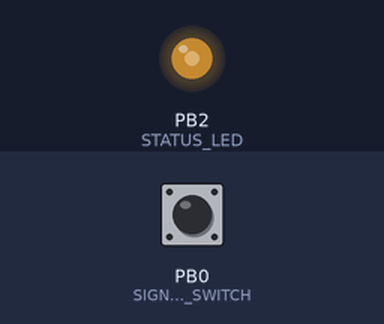
Bench run of a sketch on a simulated ATtiny85, built with avr-gcc and run on an emulated ATtiny85. On the bench: output pins drawn as LEDs (lit = HIGH). The inputs (shaded band) are chosen by the test bench; at power-on: PB0 (SIGNAL_SELECTOR_SWITCH) HIGH. Pins used as bus, display or sensor lines are not drawn.

Above: at 2.21 s.
At 12.0 s:
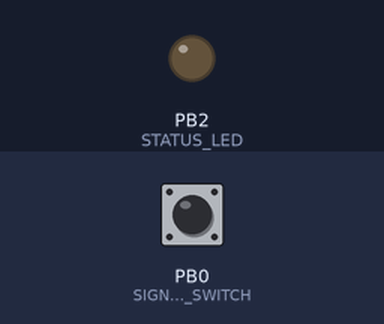
Timing chart, 0 to 13.5 s (numbered marks = the images above):
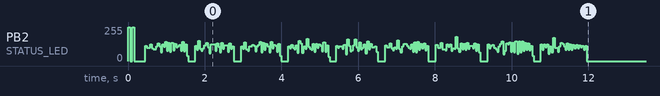

The sketch:

key_v2.ino
```cpp
#include <avr/sleep.h>
#include <avr/pgmspace.h>

// ATtiny85 Default Pin Names
// PB0 - Physical pin 5
// PB1 - Physical pin 6 (LED_BUILTIN)
// PB2 - Physical pin 7 (INT0)
// PB3 - Physical pin 2
// PB4 - Physical pin 3
// PB5 - Physical pin 1 (RESET, avoid using unless fuse-modified)

// Functional Pin Assignments
#define TX_PIN PB3              // 433MHz Transmitter Data Pin
#define STATUS_LED PB2          // Onboard LED for Transmission Indication
#define SIGNAL_SELECTOR_SWITCH PB0        // Emits signal 1 if this pin is LOW, or signal 2 if this pin is HIGH

// Signal Data (Stored in Flash to save RAM)
const int16_t signal_data_1[] PROGMEM = {41422,-16642,231,-132,2615,-98,227,-228,227,-66,4181,-14770,97,-100,163,-490,227,-66,163,-132,985,-15524,99,-664,131,-298,99,-2218,65,-134,727,-232,233,-68,329,-66,131,-166,38453,-12248,65,-168,97,-330,331,-668,163,-66,197,-134,1221,-328,3275,-16874,855,-64,559,-98,197,-98,1485,-98,129,-98,43863,-848,4113,-820,819,-852,823,-812,5767,-842,7431,-830,1637,-1682,4095,-21476,847,-816,4121,-844,817,-834,809,-850,5741,-860,7411,-844,1641,-1664,4105,-21484,829,-832,4117,-842,811,-848,819,-820,5761,-842,7411,-850,1635,-1648,4109,-21504,731,-1006,3981,-940,707,-944,723,-918,5695,-882,7393,-824,1669,-1636,4121,-21476,801,-930,4019,-932,737,-902,745,-908,5707,-886,7393,-818,1625,-1674,4119,-21474,785,-966,3977,-984,691,-930,703,-940,5685,-906,7385,-846,1635,-1652,4113,-21484,747,-990,3975,-982,685,-926,737,-940,5689,-866,7409,-846,1611,-1678,4107,-21472,763,-970,4005,-960,699,-938,709,-932,5707,-878,7373,-838,1629,-1684,4095,-21498,821,-836,4119,-844,815,-828,809,-844,5775,-828,7399,-842,1635,-1664,4115,-21472,851,-840,4103,-836,807,-844,807,-840,5783,-840,7403,-838,1631,-1660,4121,-21466,769,-960,4011,-916,721,-926,773,-874,5705,-900,7371,-844,1645,-1674,4111,-21466,601,-3768,1349,-964,669,-974,733,-910,5675,-908,7369,-870,1629,-1644,4107,-21496,841,-842,4107,-842,789,-838,815,-844,5773,-832,7431,-808,1639,-1680,4091,-21486,749,-1020,3929,-966,725,-952,717,-924,5693,-884,7375,-834,1635,-1672,4097,-21488,853,-822,4107,-824,839,-840,811,-844,5759,-844,7387,-844,1631,-1656,4137,-21476,763,-940,4019,-932,743,-908,743,-912,5703,-880,7397,-820,1633,-1650,4145,-22494,847,-834,4123,-812,843,-822,813,-846,5769,-828,7407,-842,1633,-1652,4143,-21476,823,-832,4133,-814,807,-834,837,-810,5797,-844,7413,-826,1635,-1636,4135,-21496,811,-844,4127,-808,843,-814,843,-810,5787,-820,7419,-822,1635,-1650,4147,-21460,861,-808,4113,-842,819,-834,809,-848,5767,-828,7405,-836,1639,-1680,4093,-21492,761,-966,4003,-918,729,-900,775,-900,5691,-904,7377,-836,1635,-1658,4129,-21480,815,-848,4121,-812,823,-838,811,-850,5743,-858,7415,-812,1671,-1624,4149,-21474,791,-880,4061,-912,755,-884,783,-858,5727,-880,7397,-808,1667,-1666,4107,-21486,819,-814,4151,-802,837,-816,841,-812,5771,-856,7415,-810,1669,-1650,4119,-21464,793,-902,4067,-886,763,-872,777,-876,5753,-842,7401,-842,1639,-1644,4127,-21492,821,-818,4129,-812,827,-836,843,-814,5755,-838,7443,-816,1643,-1648,4113,-21474,795,-932,4023,-924,735,-904,771,-866,5739,-846,7405,-820,1649,-1676,4113,-21476,841,-814,4141,-812,811,-854,805,-812,5787,-852,7415,-808,1639,-1650,4133,-21492,757,-934,4053,-884,757,-898,767,-872,5725,-878,7397,-838,1637,-1642,4145,-21468,823,-838,4125,-810,843,-826,809,-850,5771,-826,7409,-814,1669,-1652,4101,-21482,641,-1326,99,-1978,1425,-950,697,-936,737,-910,5691,-908,7385,-850,1601,-1678,4119,-21464,761,-962,4019,-922,701,-938,739,-910,5697,-904,7375,-848,1631,-1646,4105,-134776,131,-396,131,-328,65,-330,163,-262,263,-666,163,-202,99,-462,597,-100,299,-100,299,-132,263,-166,65,-298,297,-66,501,-134,331,-132,17117,-10626,65,-1710,229,-1780,97,-132,165,-436,65,-300,131,-528,1225,-200,723,-66,2523,-12294,99,-336,99,-66,65,-196,197,-166,129,-230,65,-66,297,-200,133,-336,67,-330,131,-134,65,-430,527,-198,197,-132,165,-234,131,-134,233,-98,399,-17116,365,-66,65,-366,65,-102,329,-632,163,-200,65,-66,329,-532,65,-66,197,-330,65,-100,197,-98,363,-166,799,-98,365,-134,10843,-15078,65,-1368,99,-398,99,-98,265,-166,167,-100,197,-134,235,-100,529,-132,99,-66,2057,-12812,129,-130,65,-792,97,-132,195,-196,65,-494,167,-132,99,-890,295,-132,195,-130,6609,-12942,65,-3500,199,-132,261,-130,97,-360,197,-428,295,-68,793,-66,787,-98,65,-98,25395,-16818,1813,-100,1095,-132,2487,-14978,97,-1756,199,-432,361,-66,631,-100,893,-16822,129,-790,65,-228,229,-1284,229,-100,131,-198,163,-726,163,-100,163,-262,653,-98,1251,-15500,99,-1562,99,-394,97,-1176,261,-430,295,-100,297,-166,199,-132,67,-132,959,-66,819,-12200,65,-4570,231,-994,67,-98,99,-598,65,-12786,65,-230,165,-100,99,-98,297,-1388,131,-228,65,-164,719,-166,7661,-12158,99,-3042,131,-236,263,-100,167,-1060,1027,-100,795,-12802,65,-792,65,-560,65,-166,65,-426,165,-19060,195,-3008,65,-624,131,-164,231,-130,197,-162,97,-66,425,-100,229,-66,1309,-66,953,-100,261,-13250,99,-402,133,-364,99,-396,67,-98,99,-232,99,-530,433,-232,1053,-166,431,-16148,65,-330,97,-1156,131,-100,97,-134,165,-68,199,-168,299,-98,12337,-15322,133,-934,65,-166,265,-132,99,-364,401,-198,197,-364,653,-66,99,-15430,267,-134,265,-858,99,-596,863,-66,1079,-66,265,-13836,97,-234,99,-266,99,-166,365,-164,97,-228,163,-98,425,-19254,529,-1196,467,-132,65,-300,131,-336,131,-266,65,-200,231,-132,393,-132,65,-68,263,-134,391,-164,99,-98,429,-64,10787,-16450,2053,-100,9231,-13298,99,-2882,99,-168,397,-166,425,-100,163,-196,65,-98,97,-66,197,-298,1891,-66,21093,-12076,65,-360,65,-166,525,-100,129,-266,263,-68,263,-200,197,-66,397,-100,463,-132};
const int16_t signal_data_2[] PROGMEM = {1642,-490,97,-890,65,-632,97,-526,229,-100,1283,-166,699,-98,165,-66,165,-198,765,-2524,265,-134,363,-98,297,-66,393,-164,7729,-7080,65,-66,65,-434,163,-436,263,-98,859,-232,295,-262,195,-622,131,-164,65,-98,195,-724,627,-132,229,-98,457,-100,427,-6998,631,-98,1161,-166,65,-1598,397,-132,331,-298,295,-100,2355,-98,2953,-8214,129,-1450,65,-764,65,-1592,397,-68,397,-134,465,-1890,99,-200,233,-570,295,-100,827,-66,265,-134,331,-66,2719,-8194,97,-366,65,-4994,163,-330,131,-962,165,-298,163,-132,923,-98,495,-98,459,-66,99,-164,391,-166,259,-166,1869,-66,8549,-8076,229,-66,461,-100,593,-98,99,-1480,65,-732,461,-68,529,-66,799,-100,529,-100,7441,-7240,165,-262,129,-492,591,-198,361,-496,65,-166,99,-200,263,-200,65,-990,65,-98,131,-166,195,-102,333,-134,333,-66,889,-134,4921,-13326,197,-168,165,-134,163,-758,99,-164,97,-522,97,-66,459,-166,231,-100,533,-100,429,-98,8311,-8212,729,-496,363,-232,99,-66,163,-134,265,-298,531,-166,331,-132,395,-15992,131,-66,97,-100,361,-330,65,-794,163,-130,97,-1884,363,-66,327,-132,261,-100,327,-132,129,-98,8049,-7252,65,-98,97,-564,959,-332,163,-66,97,-100,263,-130,197,-130,131,-1806,1345,-164,555,-66,4043,-7686,199,-492,165,-7340,429,-130,491,-100,293,-66,163,-198,163,-98,325,-198,163,-132,231,-428,263,-460,459,-66,585,-430,3395,-16412,425,-98,261,-98,99,-198,165,-658,459,-66,165,-196,99,-262,131,-100,197,-164,11549,-3524,65,-4716,331,-198,463,-330,397,-496,165,-132,597,-66,233,-232,195,-68,9809,-6608,99,-132,99,-564,65,-660,197,-66,99,-66,163,-100,65,-66,197,-822,197,-564,65,-66,195,-460,163,-298,199,-166,201,-134,561,-66,263,-98,229,-98,229,-64,1515,-66,5489,-7196,97,-266,197,-562,725,-100,361,-100,231,-168,67,-66,133,-768,97,-166,65,-132,97,-230,7839,-12156,199,-200,99,-166,267,-100,197,-166,263,-630,131,-658,97,-66,595,-166,297,-66,635,-100,3025,-7928,97,-66,99,-1988,97,-5640,265,-264,65,-130,229,-322,199,-1162,161,-164,65,-364,295,-592,491,-66,461,-132,295,-132,2015,-7586,163,-132,131,-198,395,-134,163,-166,231,-200,65,-698,63,-100,197,-164,329,-1000,329,-66,267,-136,333,-134,163,-68,333,-66,401,-8320,165,-66,131,-166,133,-164,561,-200,65,-66,365,-726,65,-132,163,-132,99,-66,97,-98,99,-98,197,-398,329,-134,497,-134,8577,-6522,131,-200,495,-692,165,-66,1027,-500,99,-100,65,-1418,689,-100,6101,-8436,99,-132,97,-1156,63,-66,65,-3674,99,-200,163,-96,163,-360,131,-134,435,-100,665,-98,365,-300,165,-166,195,-100,97,-164,427,-464,591,-166,9321,-5976,99,-394,99,-832,99,-200,65,-268,131,-66,431,-132,133,-66,1259,-230,12245,-3142,2701,-9782,817,-846,4185,-880,819,-854,825,-844,821,-1702,817,-852,851,-1672,845,-3362,851,-3324,873,-826,1671,-856,3363,-18986,687,-160,363,-1128,163,-432,97,-330,199,-974,1553,-948,1585,-908,1633,-878,5019,-900,835,-852,4177,-846,859,-842,813,-852,831,-1710,825,-844,851,-1648,845,-3358,865,-3358,843,-812,1699,-824,3365,-18982,1973,-232,625,-1054,663,-940,1557,-982,1581,-906,763,-1746,5013,-934,795,-872,4179,-850,829,-846,843,-840,819,-1704,839,-844,837,-1672,831,-3362,843,-3350,839,-860,1665,-864,3347,-18972,1953,-266,587,-1066,667,-976,1541,-960,1593,-910,749,-918,799,-876,4175,-944,787,-878,4159,-848,835,-846,839,-854,819,-1702,843,-848,807,-1712,809,-3376,841,-3364,843,-814,1695,-858,3359,-18984,1945,-232,1449,-1860,1553,-950,1587,-942,3281,-900,3319,-924,805,-852,4185,-882,815,-846,827,-844,843,-1680,845,-820,837,-1708,827,-3354,865,-3324,875,-818,1673,-856,3345,-18986,1965,-232,2339,-960,1559,-958,1575,-936,2453,-1740,3321,-914,807,-886,4159,-870,837,-842,825,-842,841,-1678,837,-852,843,-1668,837,-3352,867,-3352,833,-850,1663,-856,3359,-18986,1987,-134,727,-950,3273,-916,1621,-876,793,-886,2471,-906,2465,-942,817,-842,4187,-856,843,-848,805,-854,853,-1672,843,-850,841,-1676,811,-3374,841,-3368,845,-814,1697,-822,3375,-18986,2003,-134,727,-952,729,-942,1593,-916,1613,-912,775,-2568,787,-870,2495,-914,839,-848,4169,-878,803,-852,851,-844,831,-1668,861,-844,815,-1702,839,-3370,843,-3334,855,-844,1669,-852,3355,-5386};

const int16_t* selected_signal;
uint16_t signal_length;
uint16_t pointer = 0;

void setup() {
    // Configure Pins
    pinMode(TX_PIN, OUTPUT);
    pinMode(STATUS_LED, OUTPUT);
    pinMode(SIGNAL_SELECTOR_SWITCH, INPUT_PULLUP);

    // Ensure TX & Antenna are Off
    digitalWrite(TX_PIN, HIGH);
    digitalWrite(STATUS_LED, HIGH);

    delay(10); // Give enough time for the tx to power on

    if (digitalRead(SIGNAL_SELECTOR_SWITCH) == LOW) {
        selected_signal = signal_data_1;
        signal_length = sizeof(signal_data_1) / sizeof(signal_data_1[0]);

        blink(50, 1);
        delay(200);
    } else {
        selected_signal = signal_data_2;
        signal_length = sizeof(signal_data_2) / sizeof(signal_data_2[0]);

        blink(50, 2);
        delay(200);
    }

    digitalWrite(STATUS_LED, LOW);
}

void blink(int interval, int times) {
    for (int i = 0; i < times; i++) {
        digitalWrite(STATUS_LED, HIGH);
        delay(interval);
        digitalWrite(STATUS_LED, LOW);
        delay(interval);
    }
}

// Speed multipliers: 1.0, 0.90, 0.92, 0.95, 0.97, 1.02, 1.05, 1.07, 1.10
const float speed_multipliers[] = {1.0, 0.90, 0.92, 0.95, 0.97, 1.02, 1.05, 1.07, 1.10};
const uint8_t total_speeds = sizeof(speed_multipliers) / sizeof(speed_multipliers[0]);
uint8_t current_speed = 0;
bool terminated = false;

void loop() {
    if(terminated) {
        return;
    }

    // Transmit the signal with LED indication
    int16_t val = pgm_read_word_near(selected_signal + pointer);

    if (val > 0) {
        digitalWrite(TX_PIN, HIGH);
        digitalWrite(STATUS_LED, HIGH);
    } else {
        digitalWrite(TX_PIN, LOW);
        digitalWrite(STATUS_LED, LOW);
    }

    // Apply speed multiplier to the delay value
    smartDelay(abs(val) * speed_multipliers[current_speed]);

    if (++pointer >= signal_length) {
        pointer = 0;  // Reset pointer when end of signal is reached
        digitalWrite(TX_PIN, LOW);
        digitalWrite(STATUS_LED, LOW);

        // Move to next speed
        current_speed++;

        // Indicate which speed we're using with LED blinks
        if (current_speed < total_speeds) {
            delay(200);  // 200ms pause between iterations
        } else {
            terminated = true;  // Done with all speeds
        }
    }
}

// Function to handle both short and long delays
void smartDelay(uint16_t us) {
    if (us > 16000) {
        delay(us / 1000);  // Convert to milliseconds for longer delays
    } else {
        delayMicroseconds(us);
    }
}
```
